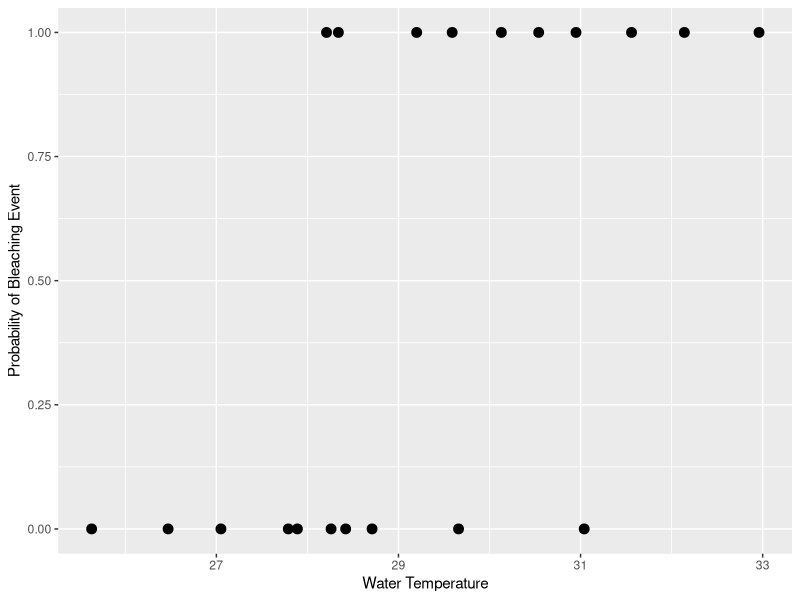

Recreate this plot in R. (Note: this script raises an error after producing the figure.)
setwd("/datascience/projects/statisticallyfit/github/R/RStatistics/STAT210 Statistical Modelling and Experimental Design/PRACTICALS/Practical_5_CoralBleach/")

library(ggplot2)
options(digits=10, show.signif.stars = FALSE)

coralData <- read.table("coral.txt", header=TRUE)
coralData



# Plot the data
ggplot(data=coralData, aes(x=temperature, y=bleach)) + 
      geom_point(size=3, shape=19) + 
      xlab("Water Temperature") + ylab("Probability of Bleaching Event")


# make the GLM
coral.glm <- glm(bleach ~ temperature, data=coralData, family=binomial)

# Is model a good fit? 
anova(coral.glm, test="Chisq")
# from anova: 
# 1) deviance = 8.92, df = 1, p=0.0028 so highly different from the null model
# so we can reject H0: all slopes are zero. The temperature is useful predictor
# of coral bleaching probability. 
DevianceTest(coral.glm) # all slopes diff from zero since p = 0.00028

####### RESID DEVIANCE IS THE MODEL FIT MEASURE
# 2) residual deviance = 18.8, df=18, p = 0.40 > 0.05 so model is good fit 
# since that means we have support for assumption that model is good fit
# for the coral bleaching data. Resid dev is small. 
ResidualDevianceTest(coral.glm) # overall good model fit since p = 0.40


# regression coefs
summary(coral.glm)
# INTERPRET: summary: water temperature has a significant impact
# on the probability of a bleaching event occurring (p = 0.026)

betaCI(coral.glm) # the log odds ratios (also called log odds)
exp(betaCI(coral.glm)) # the odds ratios (also called odds)


# predict probability of coral bleaching when temperature = 30 C
predict(coral.glm, newdata=data.frame(temperature=30), type="response")
# verify result: 
# linear predictor (nu) = B0 + b1*temperature 
cof <- coef(coral.glm)
nu <- function(value) cof[[1]] + cof[[2]]*value
p = exp(nu(30)) / (1 + exp(nu(30))) ; p



# INTERPRET EVERYTHING: (how water temp relates to whether coral bleaching
# event will occur)
exp(cof) # this is the odds of a bleaching event
exp(betaCI(coral.glm))

exp(cof)-1
# INTERPRET: a 1-degree increase in water temperature increases the odds
# of a coral bleaching event by 169%. 
exp(betaCI(coral.glm)) -1
# INTERPRET: we can be 95% confidence that there will be between a 33% and 720%
# increase in the odds of a bleaching event with a 1 degree increase in temp.


# PLOTTING conf ints
plotConfidenceBands.glm(coral.glm)
